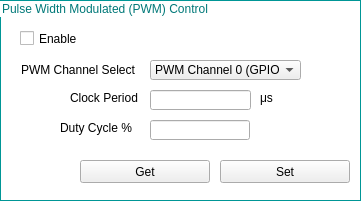
                   <widget class="QGroupBox" name="groupBox_36">
                    <property name="geometry">
                     <rect>
                      <x>526</x>
                      <y>240</y>
                      <width>361</width>
                      <height>201</height>
                     </rect>
                    </property>
                    <property name="styleSheet">
                     <string notr="true">QGroupBox{ border: 1px solid ;
background-color: transparent;
border-color: rgb(0,150,150);
color:rgb(0,120,120);
;}</string>
                    </property>
                    <property name="title">
                     <string>Pulse Width Modulated (PWM) Control</string>
                    </property>
                    <widget class="QLabel" name="label_PWMCHannel">
                     <property name="geometry">
                      <rect>
                       <x>21</x>
                       <y>60</y>
                       <width>121</width>
                       <height>20</height>
                      </rect>
                     </property>
                     <property name="text">
                      <string>PWM Channel Select</string>
                     </property>
                    </widget>
                    <widget class="QComboBox" name="pwmChannelSelect_comboBox">
                     <property name="geometry">
                      <rect>
                       <x>150</x>
                       <y>60</y>
                       <width>151</width>
                       <height>20</height>
                      </rect>
                     </property>
                     <item>
                      <property name="text">
                       <string>PWM Channel 0 (GPIO 0)</string>
                      </property>
                     </item>
                     <item>
                      <property name="text">
                       <string>PWM Channel 1 (GPIO 1)</string>
                      </property>
                     </item>
                     <item>
                      <property name="text">
                       <string>PWM Channel 2 (GPIO 2)</string>
                      </property>
                     </item>
                     <item>
                      <property name="text">
                       <string>PWM Channel 3 (GPIO 3)</string>
                      </property>
                     </item>
                    </widget>
                    <widget class="QLabel" name="label_DutyCycle">
                     <property name="geometry">
                      <rect>
                       <x>60</x>
                       <y>120</y>
                       <width>81</width>
                       <height>16</height>
                      </rect>
                     </property>
                     <property name="text">
                      <string>Duty Cycle %</string>
                     </property>
                    </widget>
                    <widget class="QLineEdit" name="pwmDutyCycle_lineEdit">
                     <property name="geometry">
                      <rect>
                       <x>150</x>
                       <y>120</y>
                       <width>100</width>
                       <height>20</height>
                      </rect>
                     </property>
                     <property name="sizePolicy">
                      <sizepolicy hsizetype="Fixed" vsizetype="Fixed">
                       <horstretch>0</horstretch>
                       <verstretch>0</verstretch>
                      </sizepolicy>
                     </property>
                     <property name="maximumSize">
                      <size>
                       <width>100</width>
                       <height>16777215</height>
                      </size>
                     </property>
                    </widget>
                    <widget class="QCheckBox" name="pwmEnable_checkBox">
                     <property name="geometry">
                      <rect>
                       <x>20</x>
                       <y>30</y>
                       <width>61</width>
                       <height>17</height>
                      </rect>
                     </property>
                     <property name="text">
                      <string>Enable</string>
                     </property>
                    </widget>
                    <widget class="QLabel" name="label_ClockPeriod">
                     <property name="geometry">
                      <rect>
                       <x>70</x>
                       <y>90</y>
                       <width>71</width>
                       <height>16</height>
                      </rect>
                     </property>
                     <property name="text">
                      <string>Clock Period</string>
                     </property>
                    </widget>
                    <widget class="QLineEdit" name="pwmClkPeriod_lineEdit">
                     <property name="geometry">
                      <rect>
                       <x>150</x>
                       <y>90</y>
                       <width>101</width>
                       <height>20</height>
                      </rect>
                     </property>
                     <property name="sizePolicy">
                      <sizepolicy hsizetype="Fixed" vsizetype="Fixed">
                       <horstretch>0</horstretch>
                       <verstretch>0</verstretch>
                      </sizepolicy>
                     </property>
                    </widget>
                    <widget class="QLabel" name="label_us">
                     <property name="geometry">
                      <rect>
                       <x>260</x>
                       <y>90</y>
                       <width>16</width>
                       <height>16</height>
                      </rect>
                     </property>
                     <property name="text">
                      <string>μs</string>
                     </property>
                    </widget>
                    <widget class="QPushButton" name="pwmGetConfig_button">
                     <property name="geometry">
                      <rect>
                       <x>80</x>
                       <y>160</y>
                       <width>130</width>
                       <height>23</height>
                      </rect>
                     </property>
                     <property name="sizePolicy">
                      <sizepolicy hsizetype="Fixed" vsizetype="Fixed">
                       <horstretch>0</horstretch>
                       <verstretch>0</verstretch>
                      </sizepolicy>
                     </property>
                     <property name="minimumSize">
                      <size>
                       <width>102</width>
                       <height>0</height>
                      </size>
                     </property>
                     <property name="text">
                      <string>Get</string>
                     </property>
                    </widget>
                    <widget class="QPushButton" name="pwmSetConfig_button">
                     <property name="geometry">
                      <rect>
                       <x>220</x>
                       <y>160</y>
                       <width>130</width>
                       <height>23</height>
                      </rect>
                     </property>
                     <property name="sizePolicy">
                      <sizepolicy hsizetype="Fixed" vsizetype="Fixed">
                       <horstretch>0</horstretch>
                       <verstretch>0</verstretch>
                      </sizepolicy>
                     </property>
                     <property name="minimumSize">
                      <size>
                       <width>102</width>
                       <height>0</height>
                      </size>
                     </property>
                     <property name="text">
                      <string>Set</string>
                     </property>
                    </widget>
                   </widget>
